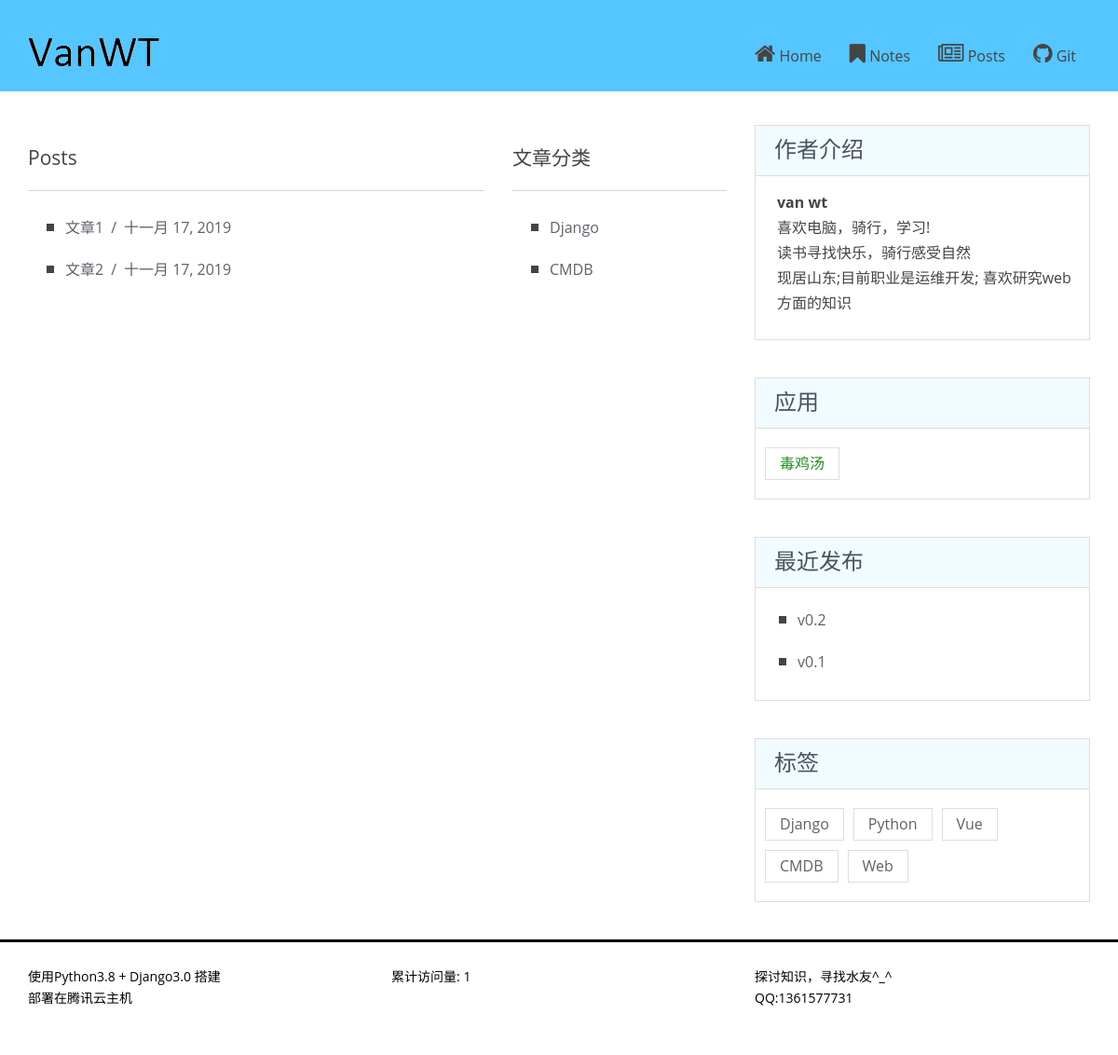
Page /post/category/ on the committed database.
### post/models.py (models this page shows, shortened)
class Post(models.Model):
    title = models.CharField(max_length=128, verbose_name="标题", blank=True, db_index=True)
    desc = models.CharField(max_length=256, verbose_name="简介", blank=True, null=True)
    url = models.CharField(verbose_name="自定义URL", max_length=128, blank=True, null=True, db_index=True)
    read_num = models.IntegerField(verbose_name="阅读量", default=0)
    md_content = RichTextUploadingField(verbose_name="内容", blank=True, config_name="my_config")
    html_content = models.TextField(verbose_name="markdown", null=True, blank=True)
    is_hide = models.BooleanField("是否隐藏", default=False, blank=True)
    is_top = models.BooleanField("是否置顶", default=False, blank=True)
    create_time = models.DateField(auto_now_add=True, verbose_name="创建时间")
    tags = models.ManyToManyField(Tags, related_name="posts", db_constraint=False, blank=True)
    category = models.ForeignKey("post.PostCategory", related_name="posts", db_constraint=False, null=True,
                                 blank=True, on_delete=models.SET_NULL)
    objects = models.Manager
    class Meta:
        db_table = "post"
        verbose_name = "文章"
        verbose_name_plural = verbose_name

class PostCategory(models.Model):
    title = models.CharField(max_length=64, blank=True, null=True, verbose_name="分类名")
    create_time = models.DateTimeField(auto_now_add=True, verbose_name="创建时间", blank=True)
    class Meta:
        db_table = "post_category"
        verbose_name = "文章分类"
        verbose_name_plural = verbose_name

### note/models.py (models this page shows, shortened)
class Note(models.Model):
    title = models.CharField(max_length=128, verbose_name="标题", blank=True, db_index=True)
    desc = models.CharField(max_length=256, verbose_name="总结", blank=True, null=True)
    read_num = models.IntegerField(verbose_name="阅读量", default=0)
    md_content = RichTextUploadingField(verbose_name="内容", blank=True, config_name="my_config")
    html_content = models.TextField(verbose_name="markdown", null=True, blank=True)
    is_hide = models.BooleanField("是否隐藏", default=False, blank=True)
    is_top = models.BooleanField("是否置顶", default=False, blank=True)
    create_time = models.DateTimeField(auto_now_add=True, verbose_name="创建时间")
    tags = models.ManyToManyField(Tags, related_name="notes", db_constraint=False, blank=True)
    category = models.ForeignKey("note.NoteCategory", related_name="notes", db_constraint=False, null=True,
                                 blank=True, on_delete=models.SET_NULL)
    objects = models.Manager
    class Meta:
        db_table = "note"
        verbose_name = "笔记"
        verbose_name_plural = verbose_name

### content/models.py (models this page shows, shortened)
class Tags(models.Model):
    title = models.CharField(verbose_name="标签名", max_length=128, blank=True)
    create_time = models.DateTimeField(auto_now_add=True, verbose_name="创建时间", blank=True)
    class Meta:
        db_table = "blog_tag"
        verbose_name = "标签表"
        verbose_name_plural = verbose_name

### post/views.py (the view)
# urls.py: path("category/", PostCateGoryView.as_view()),
class PostCateGoryView(View):
    def get(self, request, **kwargs):
        id = self.kwargs.get("id", None)
        cg = PostCategory.objects.filter(id=id).first()
        if cg:
            posts = Post.objects.only("url", "title", "create_time").filter(category=cg)
            p_c = PostCategory.objects.only("id", "title").all()
            content = {
                "posts": posts,
                "postCategory": p_c,
            }
        else:
            posts = Post.objects.only("url", "title", "create_time").all()
            p_c = PostCategory.objects.only("id", "title").all()
            content = {
                "posts": posts,
                "postCategory": p_c,
            }
        return render(request, "post_category.html", content)

### common/base_backend.py (called while the page is built)
def base_data(request):
    tag_list = Tags.objects.only("title").all()
    ip = request.META.get("REMOTE_ADDR")
    log = WhiteList.objects.filter(ip=ip).first()
    if not log:
        log = WhiteList(ip=ip, access=1)
        log.save()
    else:
        log.access += 1
        log.save()
    count = WhiteList.objects.count()
    notes = Note.objects.order_by("-create_time").only("id", "title").all()[:4]
    return {
        "tags": tag_list,
        "see": count,
        "new_notes": notes
    }

### post/templates/post_category.html (shortened to what this page needs)
{% extends 'base.html' %}
{% block content %}
    <div class="row">
        <div class="col-md-8 col-sm-8">
            <h3 id="post">Posts</h3>
            <hr>
            <div class="body">
                <ul class="clean-list">
                    {% for post in posts %}
                        <li><a target="_blank"
                               href="/post/{{ post.url }}/">{{ post.title }}&ensp;/&ensp;{{ post.create_time }}</a></li>
                    {% endfor %}
                </ul>
            </div>
        </div>
        <div class="col-md-4 col-sm-4">
            <h3>文章分类</h3>
            <hr>
            <div class="body">
                <ul class="clean-list">
                    {% for pc in postCategory %}
                        <li><a target="_blank" href="/post/category/{{ pc.id }}/">{{ pc.title }}</a></li>
                    {% endfor %}
                </ul>
            </div>
        </div>
    </div>
{% endblock %}

### templates/base.html (shortened to what this page needs)
<!DOCTYPE html>
<html lang="en">
<head>
    <link rel="stylesheet" href="/static/css/bootstrap.min.css">
    <link rel="stylesheet" href="/static/css/font-awesome/css/font-awesome.min.css">
    <link rel="stylesheet" href="/static/css/style.css" id="theme-styles">
</head>
<body>
<header>
    <div class="widewrapper masthead">
        <div class="container">
            <a href="/" id="logo" target="_self">
                <img src="/static/img/logo.png" alt="clean Blog">
            </a>
            <nav class="pull-right clean-nav">
                <div class="collapse navbar-collapse">
                    <ul class="nav nav-pills navbar-nav">
                        <li>
                            <a href="/" target="_self">
                                <i class="fa fa-home"></i>
                                Home
                            </a>
                        </li>
                        <li>
                            <a href="/note/category/" target="_self">
                                <i class="fa fa-bookmark"></i>
                                Notes
                            </a>
                        </li>
                        <li>
                            <a href="/post/category/" target="_self">
                                <i class="fa fa-newspaper-o"></i>
                                Posts
                            </a>
                        </li>
                        <li>
                            <a href="https://github.com/vanwt" target="_blank">
                                <i class="fa fa-github"></i>
                                Git
                            </a>
                        </li>
                    </ul>
                </div>
            </nav>
        </div>
    </div>
</header>
<div class="widewrapper main">
    <div class="container">
        <div class="row">
            <div class="col-md-8 blog-main">
                {% block content %}
                {% endblock %}
            </div>
            <aside class="col-md-4 blog-aside">
                <div class="aside-widget">
                    <header>
                        <h3>作者介绍</h3>
                    </header>
                    <div class="body text-left clearfix">
                        <p style="margin-left: 18px;"><strong>van wt</strong>
                            <br>
                            喜欢电脑，骑行，学习!
                            <br>
                            读书寻找快乐，骑行感受自然
                            <br>
                            现居山东;目前职业是运维开发;
                            喜欢研究web方面的知识
                        </p>
                    </div>
                </div>
                <div class="aside-widget">
                    <header>
                        <h3>应用</h3>
                    </header>
                    <div class="body clearfix">
                        <ul class="tags">
                            <li><a style="color: forestgreen" onclick="alert('暂无')">毒鸡汤</a></li>
                        </ul>
                    </div>
                </div>
                <div class="aside-widget">
                    <header>
                        <h3>最近发布</h3>
                    </header>
                    <div class="body clearfix">
                        <ul class="clean-list">
                            {% for note in new_notes %}
                            <li><a href="/note/{{ note.id }}/">{{ note.title }}</a></li>
                            {% endfor %}
                        </ul>
                    </div>
                </div>
                <div class="aside-widget">
                    <header>
                        <h3>标签</h3>
                    </header>
                    <div class="body clearfix">
                        <ul class="tags">
                            {% for tag in tags %}
                                <li><a href="#">{{ tag.title }}</a></li>
                            {% endfor %}
                        </ul>
                    </div>
                </div>
            </aside>
        </div>
    </div>
</div>
<footer>
    <div class="widewrapper footer">
        <div class="container">
            <div class="row">
                <div class="col-md-4 footer-widget">
                    使用Python3.8 + Django3.0 搭建<br>部署在腾讯云主机
                </div>
                <div class="col-md-4 footer-widget">
                    累计访问量: {{ see }}
                </div>
                <div class="col-md-4 footer-widget">
                    探讨知识，寻找水友^_^ <br>
                    QQ:1361577731
                </div>
            </div>
        </div>
    </div>
</footer>
</body>
</html>

### static/css/style.css (style rules this page uses)
body { font-size: 16px; line-height: 27px; font-family: 'Open Sans', sans-serif; color: #444; background-color: #fff; }
a { color: #5b6268; }
h3 { font-size: 21px; line-height: 30px; font-weight: normal; font-family: 'Open Sans', sans-serif; }
hr { border-top-color: #ced5db; }
.fa { font-size: 24px; }
.masthead { padding-top: 24px; padding-bottom: 18px; }
.masthead #logo { float: left; display: block; }
.widewrapper { background-color: #fff; }
.widewrapper.masthead { background-color: #55c6ff; color: #f8f8f9; border-bottom: #aaa; }
.widewrapper.footer { background-color: #ffffff; border-top: 3px solid black; color: #000000; font-size: 14px; }
.clean-nav .nav-pills { margin-top: 10px; margin-bottom: 0; font-size: 16px; }
.clean-nav .nav-pills > li { margin-left: 10px; }
.clean-nav .nav-pills > li > a { color: #444; padding: 11px 0 11px 20px; line-height: 14px; }
.clean-nav .navbar-collapse { box-shadow: none; }
.clean-list { list-style: none; }
.clean-list li { line-height: 23px; margin-bottom: 14px; }
.clean-list li:before { content: ""; background-color: #444; border-style: solid; border-width: 4px 4px; display: block; width: 8px; left: -20px; top: 15px; position: relative; }
.footer-widget { margin-top: 25px; margin-bottom: 50px; line-height: 23px; }
.blog-main, .blog-aside { position: relative; }
.blog-main:before, .blog-aside:before { height: 100%; content: ""; position: absolute; top: 0; width: 1px; }
.blog-main { padding-top: 36px; padding-bottom: 20px; }
.blog-main:before { right: -16px; }
.blog-aside { padding-top: 36px; }
.blog-aside:before { left: 15px; }
.aside-widget { margin-bottom: 40px; border: 1px solid #ddd; }
.aside-widget header { background-color: #f2fbff; border-bottom: 1px solid #ddd; }
.aside-widget header h3 { font-size: 24px; padding: 10px 20px 3px 20px; margin-top: 0; color: #48535f; }
.aside-widget .body { margin: 10px 0; padding: 5px; }
.aside-widget a { color: #5b6268; }
.tags { list-style: none; margin: 0; padding-left: 0; }
.tags li { float: left; }
.tags li a { padding: 3px 15px; display: inline-block; margin: 5px; border: 1px solid rgb(221, 221, 221); }

### rows in the picture
Post: title "文章1", create_time "十一月 17, 2019"
Post: title "文章2", create_time "十一月 17, 2019"
PostCategory: title "Django"
PostCategory: title "CMDB"
Note: title "v0.2"
Note: title "v0.1"
Tags: title "Django"
Tags: title "Python"
Tags: title "Vue"
Tags: title "CMDB"
Tags: title "Web"

### other values in the picture
{{ see }} "1"
